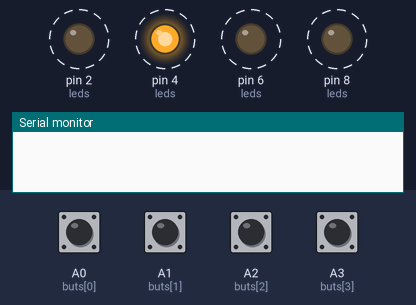
Bench run of a sketch on a simulated Arduino Uno, built with avr-gcc and run on an emulated ATmega328P. Parts: output pins drawn as LEDs (lit = HIGH), the last lines printed to the serial monitor. Dashed ring = blinking. The test bench sets the inputs (shaded band); at power-on: A0 (buts[0]), A1 (buts[1]), A2 (buts[2]), A3 (buts[3]) LOW.

Above: at 1.75 s.
1.8 s: A0 (buts[0]) pulled HIGH for 0.5 s
At 1.95 s:
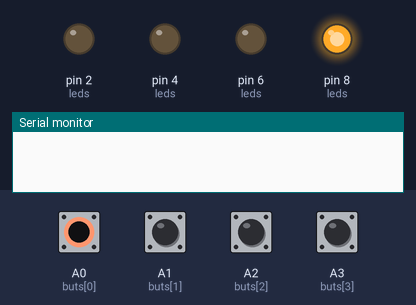
At 2.5 s:
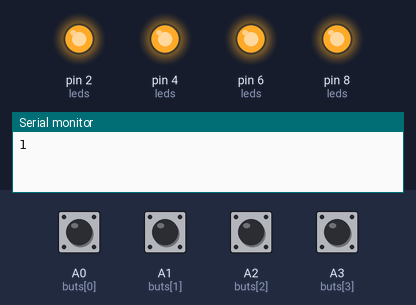
Timing chart, 0 to 10.8 s (numbered marks = the images above; inputs shaded):
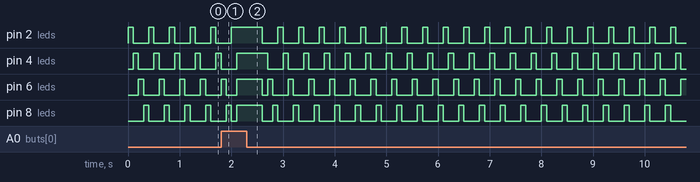

The sketch:

November3.ino
```cpp
const int blueLED = 2;
const int greenLED = 4;
const int yellowLED = 6;
const int redLED = 8;

// Array of LED pins
const int leds[4] = {blueLED, greenLED, yellowLED, redLED};

// Array of button input pins
byte buts[4] = {A0,A1,A2,A3};

// Iterator for loop thing
int iter = 0;

void setup() {
  pinMode(2, OUTPUT);
  pinMode(4, OUTPUT);
  pinMode(6, OUTPUT);
  pinMode(8, OUTPUT);
  pinMode(A0, INPUT);
  pinMode(A1, INPUT);
  pinMode(A2, INPUT);
  pinMode(A3, INPUT);
  Serial.begin(9600);
}

void loop() {
  // Light up current LED
  digitalWrite(leds[iter], HIGH);
  delay(100);
  digitalWrite(leds[iter], LOW);

  // If the current LED's corresponding button is pressed, light everything up
  if(digitalRead(buts[iter]) == HIGH){
      Serial.print(digitalRead(buts[iter]));
      victoryDance();
  }

  // Iterate, or wrap back to 0
  iter++;
  if(iter >= 4){
    iter = iter % 4;
  }
}

void victoryDance(){
  // Light up all the LEDs for half a second
  for(int i = 0; i < 4; i++){
    digitalWrite(leds[i], HIGH);
  }
  delay(500);
  for(int i = 0; i < 4; i++){
    digitalWrite(leds[i], LOW);
  }
}
```

Measured:
- by itself, pin 2 (leds): repeats every 0.40 s: LOW 0.30 s, HIGH 0.10 s
